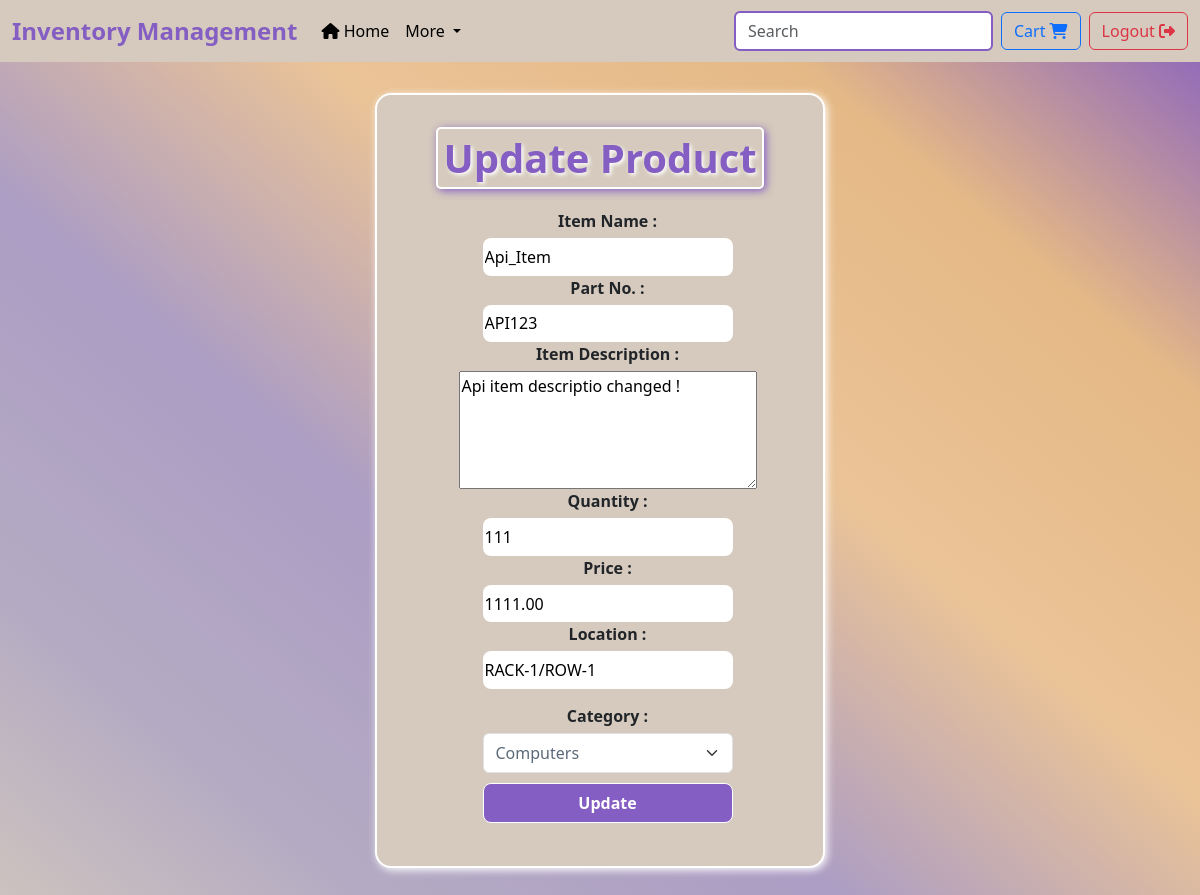
Screenshot of /1/update/item (signed in) with the database file from the repository.
### model.py (models this page shows, shortened)
class Item(db.Model):
    itemid = db.Column(db.Integer, primary_key=True, autoincrement=True)
    name = db.Column(db.String(200), nullable=False)
    partno = db.Column(db.String(10), default='-')
    description = db.Column(db.Text)
    date_stocked = db.Column(db.DateTime, default=current_time)
    quantity = db.Column(db.Integer, nullable=False, default=1)
    price = db.Column(db.Numeric(precision=10, scale=2))
    location = db.Column(db.Text)
    deleted = db.Column(db.Boolean, default=False)
    category = db.Column(db.Integer, db.ForeignKey(
        'category.catid'), nullable=False)
    itemrequest = db.relationship('ItemRequest', backref='item_ref', lazy=True)

### app.py (the view, shortened to what this page needs)
@app.route('/<int:id>/update/item', methods=['GET', 'POST'])
@login_required
def update(id):
    it = item_model.query.filter_by(itemid=id).first()
    categories = category_model.query.all()
    if flask_request.method == 'GET':
        return render_template('updateitem.html', item=it, categories=categories)
    return render_template('updateitem.html', item=it, categories=categories)

### app.py (called while the page is built)
@lm.user_loader
def load_user(id):
    return user.query.get(int(id))

### templates/updateitem.html (shortened to what this page needs)
{%extends 'base.html'%} {%block head%}
<link
    rel="stylesheet"
    href=" {{ url_for('static', filename='css/updateitem.css')}} " />
{%endblock%} {%block body%}
<br /><br /><br /><br /><br /><br /><br />
<div class="container">
    <div class="form-main">
        <h1>Update Product</h1>
        <form method="POST">
            <div class="form-in">
                <label for="name">Item Name :</label>
                <input
                    id="name"
                    name="name"
                    type="text"
                    placeholder="Item Name"
                    value="{{item.name}}"
                    required />
                <label for="partno">Part No. :</label>
                <input
                    id="partno"
                    name="partno"
                    type="text"
                    placeholder="Part No."
                    value="{{item.partno}}"
                    required />
                <label for="description">Item Description :</label>
                <textarea
                    id="description"
                    name="description"
                    rows="5"
                    cols="30">
{{item.description}}
                </textarea>
                <label for="qty">Quantity :</label>
                <input
                    id="qty"
                    name="qty"
                    type="number"
                    placeholder="Quantity"
                    value="{{item.quantity}}"
                    required />
                <label for="qty">Price :</label>
                <input
                    id="price"
                    name="price"
                    type="number"
                    placeholder="Price"
                    value="{{item.price}}"
                    step=".01"
                    required />
                <label for="qty">Location :</label>
                <input
                    id="location"
                    name="location"
                    type="text"
                    placeholder="Location"
                    value="{{item.location}}" />
            </div>
            <div class="form-set">
                <label for="category">Category :</label>
                <select id="category" name="category" class="form-select">
                    {% for cat in categories %}{% if cat.catid==item.category %}
                    <option value="{{cat.catid}}" selected>{{cat.name}}</option>
                    {% elif cat.catid!=item.category%}
                    <option value="{{cat.catid}}">{{cat.name}}</option>
                    {%endif%} {% endfor %}
                </select>
            </div>
            <div class="form-but">
                <button class="btn btn-primary" type="submit">Update</button>
            </div>
        </form>
    </div>
</div>
{%endblock%}

### static/css/main.css (style rules this page uses)
.btn-primary, .btn-primary:hover, .btn-primary:active, .btn-primary:visited { background-color: #845ec2; border: white; }
h1 { text-align: center; font-weight: bold; border: 2px solid black; box-shadow: 2px 2px 5px black; display: inline-block; padding: 1rem; }

### static/css/updateitem.css (style rules this page uses)
.container { height: 500px; width: 600px; display: flex; align-items: center; justify-content: center; }
h1 { color: #845ec2; margin-top: 10px; margin-bottom: 20px; border: 2px solid white; border-radius: 5px; box-shadow: 2px 2px 8px #845ec2; padding: 5px; text-shadow: 2px 2px 4px white; }
.form-main { height: 775px; width: 450px; display: flex; justify-content: center; align-items: center; border: 2px solid white; background-color: #d5cabd; flex-direction: column; border-radius: 1rem; box-shadow: 2px 2px 8px white; }
.form-in { height: 480px; width: 400px; display: flex; flex-direction: column; align-content: space-evenly; justify-content: center; align-items: center; margin-left: 15px; background-color: #d5cabd; }
.form-main label { margin-bottom: 5px; font-weight: 600; }
.form-in input { width: 250px; height: 40px; border-radius: 0.5rem; border: white; }
.form-set { width: 400px; display: flex; flex-direction: column; align-items: center; margin-top: 15px; margin-left: 15px; margin-bottom: 10px; background-color: #d5cabd; }
.form-set select { width: 250px; height: 40px; color: rgb(92, 106, 120); }
.form-but { width: 400px; display: flex; justify-content: center; margin-left: 15px; margin-bottom: 20px; background-color: #d5cabd; }
.form-but button { width: 250px; height: 40px; color: white; background-color: #845ec2; font-weight: bold; border-radius: 0.5rem; border: 1px solid white; }

### templates/base.html (style rules this page uses)
body { background: linear-gradient( 40deg, #d5cabd, #b4abc3, #ac9dc4, #eac397, #e5b986, #845ec2 ); }

### rows the page displays
Item: name "Api_Item", partno "API123", description "Api item descriptio changed !", qty "111", price "1111.00", location "RACK-1/ROW-1"

### other values shown
form field category "Computers"
